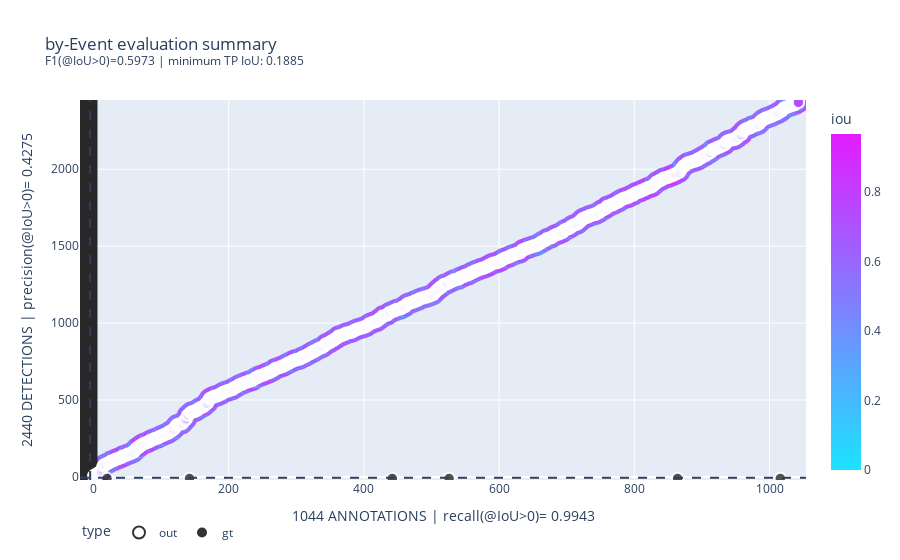

The cell this chart's notebook holds for it:
### Code cell
subjectId='0001'
annotations1=annotations[annotations.labelerId=='0001'][annotations.subjectId==subjectId].reset_index(drop=True)
annotations2=annotations[annotations.labelerId=='0002'][annotations.subjectId==subjectId].reset_index(drop=True)

annotationPairToGraph(annotations1,annotations2,thresIoU=0)

### Figure 1 — Plotly figure (JSON) as saved in the notebook; plotly's stock layout.template omitted (floating-point values rounded to 4 significant figures; data arrays with more than 128 entries replaced by an {"elided": "..."} marker saying what was removed)
{"data": [{"customdata": {"elided": "2440x8 mixed values"}, "hovertemplate": "iou=%{marker.color:.4f}<br>indexGT=%{customdata[6]}<br>indexOut=%{customdata[7]}<extra></extra>", "legendgroup": "out", "marker": {"color": {"elided": "2440 float values"}, "coloraxis": "coloraxis", "line": {"width": 2}, "opacity": 0.8, "size": {"elided": "2440 int values"}, "sizemode": "area", "sizeref": 0.0075, "symbol": "circle-open"}, "mode": "markers", "name": "out", "showlegend": true, "type": "scattergl", "x": {"elided": "2440 int values"}, "xaxis": "x", "y": {"elided": "2440 int values"}, "yaxis": "y"}, {"customdata": {"elided": "1044x8 mixed values"}, "hovertemplate": "iou=%{marker.color:.4f}<br>indexGT=%{customdata[6]}<br>indexOut=%{customdata[7]}<extra></extra>", "legendgroup": "gt", "marker": {"color": {"elided": "1044 float values"}, "coloraxis": "coloraxis", "line": {"width": 2}, "opacity": 0.8, "size": {"elided": "1044 int values"}, "sizemode": "area", "sizeref": 0.0075, "symbol": "circle"}, "mode": "markers", "name": "gt", "showlegend": true, "type": "scattergl", "x": {"elided": "1044 int values"}, "xaxis": "x", "y": {"elided": "1044 int values"}, "yaxis": "y"}], "layout": {"coloraxis": {"colorbar": {"title": {"text": "iou"}}, "colorscale": [[0, "rgb(40,40,40)"], [1e-06, "rgb(28,227,255)"], [0.14, "rgb(56,199,255)"], [0.29, "rgb(85,170,255)"], [0.42, "rgb(113,142,255)"], [0.57, "rgb(142,113,255)"], [0.71, "rgb(170,85,255)"], [0.86, "rgb(199,56,255)"], [1, "rgb(227,28,255)"]]}, "legend": {"itemsizing": "constant", "orientation": "h", "title": {"text": "type"}, "tracegroupgap": 0}, "shapes": [{"line": {"dash": "dash"}, "type": "line", "x0": -5, "x1": -5, "xref": "x", "y0": 0, "y1": 1, "yref": "y domain"}, {"line": {"dash": "dash"}, "type": "line", "x0": 0, "x1": 1, "xref": "x domain", "y0": -5, "y1": -5, "yref": "y"}], "title": {"text": "by-Event evaluation summary<br><sup>F1(@IoU>0)=0.5973 | minimum TP IoU: 0.1885</sup>"}, "xaxis": {"anchor": "y", "domain": [0, 1], "range": [-20, 1054], "title": {"text": "1044 ANNOTATIONS | recall(@IoU>0)= 0.9943"}}, "yaxis": {"anchor": "x", "domain": [0, 1], "range": [-20, 2450], "title": {"text": "2440 DETECTIONS | precision(@IoU>0)= 0.4275"}}}}
